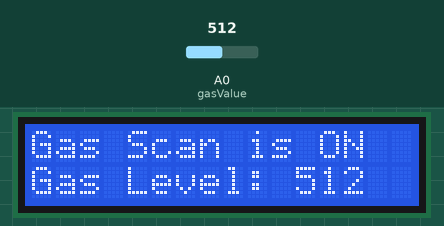
This sketch was run on a simulated Arduino Uno, built with avr-gcc and run on an emulated ATmega328P. On the bench: 16×2 character LCD. The inputs (shaded band) are chosen by the test bench; at power-on: A0 (gasValue) = 512. What the sketch prints to the serial monitor is not drawn.

Above: at 4.2 s.
4.3 s: A0 (gasValue) set to 489
At 6.9 s:
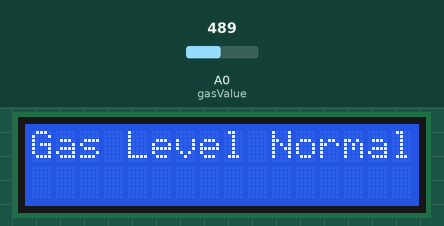
8.3 s: A0 (gasValue) set to 510
At 9.9 s:
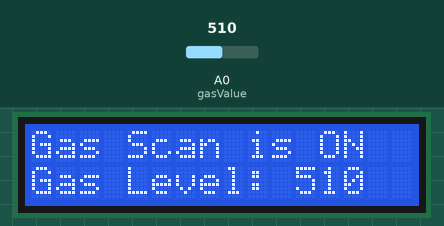
11.6 s: A0 (gasValue) set to 490
At 12.9 s:
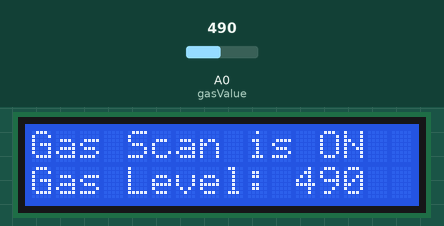
Timing chart, 0 to 14.6 s (numbered marks = the images above; inputs shaded):
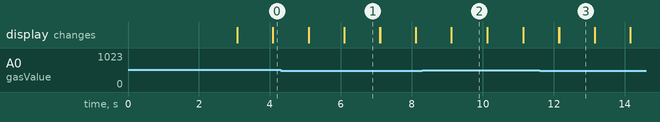

Measured:
- the behaviour switches between 501 and 500 on A0 (gasValue) (found by bisection; images 0 and 1)
- after the input at 4.3 s, the display: first differs from a run without the input after 0.80 s (image 1 shows a later state)
- after the input at 11.6 s, the display: first differs from a run without the input after 0.55 s (image 3)
- what the display in image 1 shows lasts 1.0 s, from 6.1 s to 7.1 s

The sketch:

Gasleakeage_detetor.ino
```cpp
#include <LiquidCrystal.h>
LiquidCrystal lcd(7, 6, 5, 4, 3, 2);


int gasValue = A0; // smoke / gas sensor connected with analog pin A1 of the arduino
int data = 0;

void setup()
{

randomSeed(analogRead(0));

Serial.begin(9600); // Setting the baud rate of Serial Monitor (Arduino)

lcd.begin(16,2);
pinMode(gasValue, INPUT);

lcd.print (" Gas Leakage ");
lcd.setCursor(0,1);
lcd.print (" Detector Alarm ");
delay(3000);
lcd.clear();

}

void loop()
{

data = analogRead(gasValue);

Serial.print("Gas Level: ");
Serial.println(data);
lcd.print ("Gas Scan is ON");
lcd.setCursor(0,1);
lcd.print("Gas Level: ");
lcd.print(data);
delay(1000);

if ( data > 500)
{

Serial.print("Gas detect alarm");
lcd.clear();
lcd.setCursor(0,0);
lcd.print("Gas Level Exceed");


}

else
{
Serial.print("Gas Level Low");
lcd.clear();
lcd.setCursor(0,0);
lcd.print("Gas Level Normal");
delay(1000);
}

lcd.clear();
}
```
